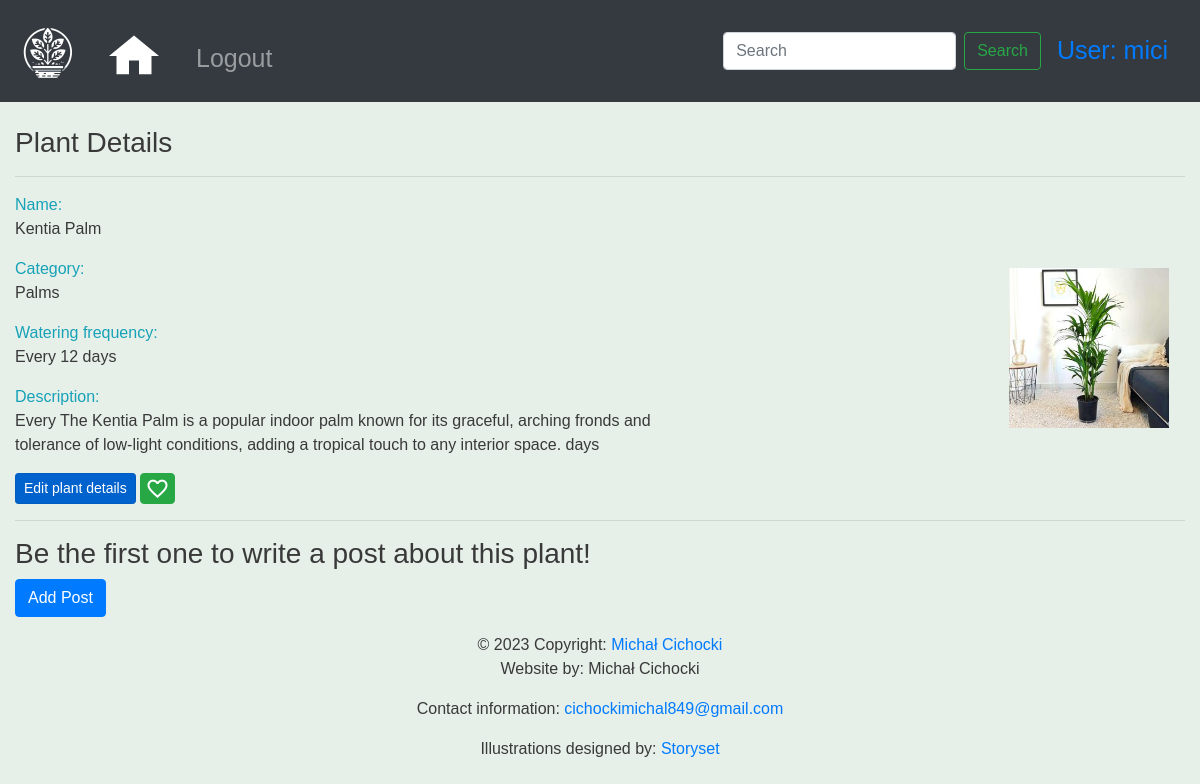
/plants/3/ (signed in), run on the app's committed database.
### schedule_keeper/models.py (models this page shows, shortened)
class Plant(models.Model):
    name = models.CharField(max_length=255)
    description = models.TextField(blank=True, null=True)
    category = models.ForeignKey(Category, on_delete=models.CASCADE)
    watering_frequency = models.PositiveIntegerField(help_text="Watering frequency in days")
    img = models.ImageField(upload_to=upload_to, null=True, blank=True)
    creator = models.ForeignKey(User, on_delete=models.CASCADE)

class Category(models.Model):
    name = models.CharField(max_length=100)
    def __str__(self):
        return self.name

### schedule_keeper/views.py (the view)
# urls.py: path('plants/<int:pk>/', views.plant_detail, name='plant-detail'),
@login_required
def plant_detail(request, pk):
    plant = get_object_or_404(Plant, pk=pk)
    posts = plant.posts.all()
    if posts:
        context = {
            "plant": plant,
            "posts": posts
        }
    else:
        context = {
            "plant": plant,
            "posts": None
        }
    if request.user.is_authenticated:
        max_viewed_plants_length = 10
        viewed_plants = request.session.get('viewed_plants', [])
        viewed_plant = [plant.id, plant.name]
        if viewed_plant in viewed_plants:
            viewed_plants.pop(viewed_plants.index(viewed_plant))
        viewed_plants.insert(0, viewed_plant)
        viewed_plants = viewed_plants[0:max_viewed_plants_length]
        request.session['viewed_plants'] = viewed_plants
    is_following = Follow.is_following(request.user, plant)
    context["is_following"] = is_following
    return render(request, "schedule_keeper/plant_detail.html", context)

### schedule_keeper/models.py (called while the page is built)
    @staticmethod
    def is_following(user, plant):
        return Follow.objects.filter(user=user, plant=plant).exists()

### schedule_keeper/templates/schedule_keeper/plant_detail.html (shortened to what this page needs)
{% extends 'base.html' %}
{% load static %}
{% block extra-head %}
    <link rel="stylesheet" href={% static 'schedule_keeper/plant_detail.css' %}>
{% endblock %}
{% block content %}
    <br>
    <h3>Plant Details</h3>
    <hr>
    <div class="card-container">
        <div class="plant-info">
            <div class="text-info">Name:</div>
            <div class="mb-3">{{ plant.name }}</div>
            <div class="text-info">Category:</div>
            <div class="mb-3">{{ plant.category }}</div>
            <div class="text-info">Watering frequency:</div>
            <div class="mb-3">Every {{ plant.watering_frequency }} days</div>
            <div class="text-info">Description:</div>
            <div class="mb-3 description">Every {{ plant.description }} days</div>
            {% if plant.creator == request.user or request.user.is_staff %}
                <a class="btn btn-primary btn-sm active" role="button" aria-pressed="true"
                   href="/plants/{{ plant.id }}/edit">Edit plant details</a>
            {% endif %}
            <form method="post" action="{% url 'follow-plant' plant.id %}">
                {% if is_following %}
                    <button class="btn btn-danger follows-button" type="submit">
                        <span class="material-symbols-outlined">heart_broken</span>
                    </button>
                {% else %}
                    <button class="btn btn-success follows-button" type="submit">
                        <span class="material-symbols-outlined">favorite</span>
                    </button>
                {% endif %}
            </form>
        </div>
        <div class="plant-img-container">
            {% if plant.img %}
                <img class="plant-img" src="{{ plant.img.url }}">
            {% endif %}
        </div>
    </div>
    {% if user.is_authenticated %}
        {% if not posts %}
            <hr>
            <h3>Be the first one to write a post about this plant!</h3>
        {% endif %}
        {% if user.is_authenticated %}
            <a class="btn btn-primary" href={% url 'post-create' plant.pk %}>Add Post</a>
        {% endif %}
    {% endif %}
{% endblock %}

### templates/base.html (shortened to what this page needs)
<!doctype html>
{% load static %}
<html lang="en">
<head>
    <link rel="stylesheet" href="https://stackpath.bootstrapcdn.com/bootstrap/4.4.1/css/bootstrap.min.css"
>
    <link rel="stylesheet" href="https://cdnjs.cloudflare.com/ajax/libs/font-awesome/4.7.0/css/font-awesome.min.css">
    <link rel="stylesheet" href={% static 'css/base.css' %}>
    {% block extra-head %}{% endblock %}
</head>
<body>
<nav class="navbar navbar-expand-sm navbar-dark bg-dark sticky-top">
    <a class="navbar-brand" href="/">
        <img class="mt-1" src={% static 'logo.jpg' %} alt="Potted Plant Logo">
    </a>
    <div class="collapse navbar-collapse" id="navbarSupportedContent">
        <ul class="navbar-nav mr-auto">
            <li class="nav-item mt-1 active">
                <a class="nav-link" href="/plants/">
            </li>
            {% if user.is_authenticated %}
                <li class="nav-item">
                    <a class="nav-link mt-2" href="/accounts/logout">Logout</a>
                </li>
            {% else %}
                <li class="nav-item">
                    <a class="nav-link mt-2" href="/accounts/login">Login</a>
                </li>
            {% endif %}
        </ul>
        <form action="{% url 'plants' %}" class="form-inline my-2 my-lg-0">
            <input class="form-control mr-sm-2" type="search" placeholder="Search" aria-label="Search" name="search"
                   value="{{ search_text }}">
            <button class="btn btn-outline-success my-2 my-sm-0" type="submit">Search</button>
        </form>
        {% if user.is_authenticated %}
            <a class="nav-link" href="/accounts/profile">User: {{ user.username }}</a>
        {% endif %}
    </div>
</nav>
<div class="container-fluid">
    {% block content %}
    {% endblock %}
</div>
<footer class="page-footer font-small blue">
    <div class="footer-copyright text-center py-3">© 2023 Copyright:
        <a href="https://www.linkedin.com/in/michał-cichocki/"> Michał Cichocki</a>
        <p>Website by: Michał Cichocki</p>
        <p>Contact information: <a href="mailto:cichockimichal849@gmail.com">cichockimichal849@gmail.com</a></p>
        <p>Illustrations designed by: <a href="https://storyset.com/illustration/people-taking-care-of-plants/amico">Storyset</a>
        </p>
    </div>
</footer>
</body>
</html>

### static/css/base.css (style rules this page uses)
.navbar { min-height: 100px; font-size: 25px; }
.navbar-brand > img { width: 4rem; height: 4rem; }
body { font-family: 'Source Sans Pro', sans-serif; background-color: #e6efe8; color: #393939; }
.nav-link > svg { margin-top: .4rem; }
nav { background-color: black; }

### schedule_keeper/static/schedule_keeper/plant_detail.css (style rules this page uses)
.follows-button { width: 2.2rem; height: 1.90rem; text-align: center; padding: 0.14rem 0.05rem 0 0; margin-top: 0.01rem; }
form { display: inline; }
.card-container { display: flex; flex-direction: row; justify-content: space-between; align-items: center; gap: 2rem; }
.plant-img { width: 10rem; height: 10rem; margin-right: 1rem; }
.description { width: 40rem; }

### data on the page
Plant: name "Kentia Palm", category "Palms", watering_frequency "12", description "The Kentia Palm is a popular indoor palm known for its graceful, arching fronds and tolerance of low-light conditions, adding a tropical touch to any interior space.", img (picture)

### other printed values
{{ user.username }} "mici"
